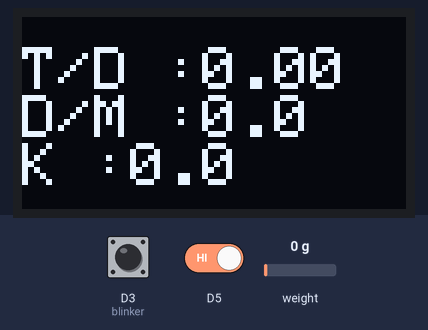
The sketch below on a simulated ESP8266 (NodeMCU). Shown: 128×64 one-colour display. The test bench sets the inputs (shaded band); at power-on: weight on the scale 0 g, D5 HIGH, D3 (blinker) HIGH. WiFi joins after 1.5 s; servers stay silent unless stated; what the sketch prints to the serial monitor is not drawn.

Above: at 4.7 s.
4.8 s: weight on the scale set to 2 g
At 6.1 s:
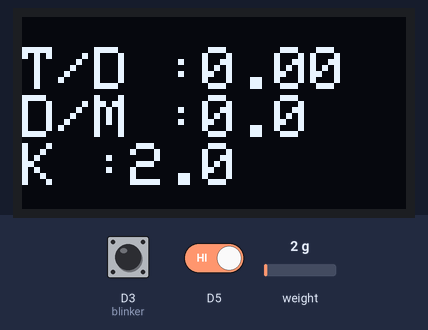
7.1 s: D5 driven LOW
At 8.7 s:
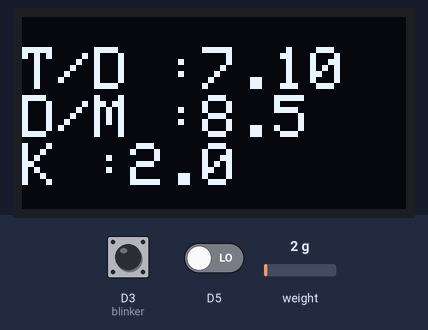
9.2 s: weight on the scale set to 100 g
At 10.1 s:
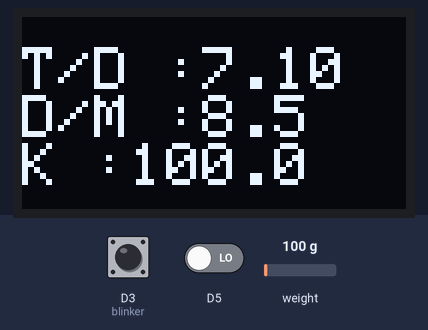
11.2 s: D3 (blinker) pulled LOW for 0.15 s
At 12.7 s:
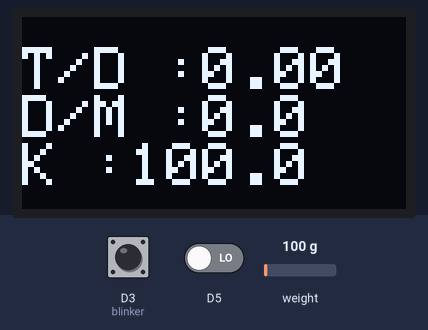
13.2 s: weight on the scale set to 1250 g
At 14.1 s:
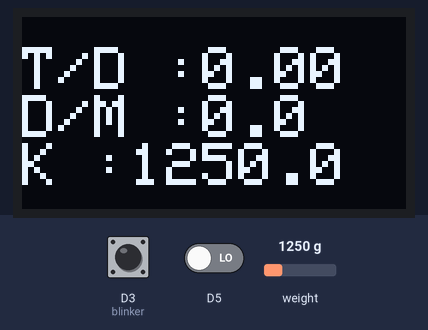
Timing chart, 0 to 16.2 s (numbered marks = the images above; inputs shaded):
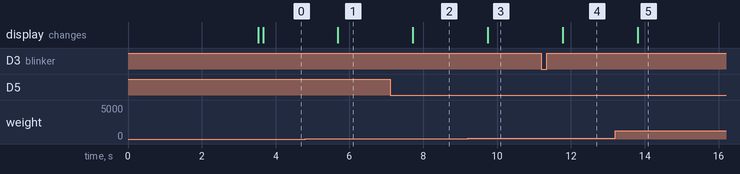

The sketch:

infus_basic.ino
```cpp
#include <ESP8266WiFi.h>
#include <ESP8266WiFi.h>
#include <Ticker.h>
#include "HX711.h"
#include <SPI.h>
#include <Wire.h>
#include <Adafruit_GFX.h>
#include <Adafruit_SSD1306.h>
#define SCREEN_WIDTH 128 // OLED display width, in pixels
#define SCREEN_HEIGHT 64 // OLED display height, in pixels
// Declaration for SSD1306 display connected using I2C
#define OLED_RESET     -1 // Reset pin # (or -1 if sharing Arduino reset pin)
#define SCREEN_ADDRESS 0x3C
Adafruit_SSD1306 display(SCREEN_WIDTH, SCREEN_HEIGHT, &Wire, OLED_RESET);
#define DOUT  D6
#define CLK  D7

Ticker blinker;

float tPerDrops;
float timeMillis;
unsigned long jumlahTetes = 0;
float oldtPerDrops;
float dropsPerMinutes;
float dropsPerSecond;
float kapasitas = 0;
String idAlat = "11111111";
String status = "";

HX711 scale(DOUT, CLK);
float calibration_factor = -238635;

void ICACHE_RAM_ATTR voidCounter ();


const char* ssid = "sync";
const char* password = "Asu123ok";

const char* host = "192.168.1.11";

void timerIsr() {
  blinker.detach();
  tPerDrops = timeMillis - oldtPerDrops;
  oldtPerDrops = timeMillis;
  if (tPerDrops > 100) {
    dropsPerMinutes = 1000 / tPerDrops * 60;
    dropsPerSecond = 60/dropsPerMinutes;
  }


    blinker.attach(0.1, timerIsr);
}

void voidCounter() {
  timeMillis = millis();

}

void setupProses() {
  attachInterrupt(digitalPinToInterrupt(14), voidCounter, FALLING);
  blinker.attach(0.1, timerIsr);
}

void setup()
{
  Serial.begin(115200);

  scale.set_scale();
  scale.tare(); //Reset the scale to 0
  long zero_factor = scale.read_average();

  Serial.println();
  pinMode(D3, INPUT_PULLUP);
  Serial.printf("Connecting to %s ", ssid);
  WiFi.begin(ssid, password);
  while (WiFi.status() != WL_CONNECTED)
  {
    delay(500);
    Serial.print(".");
  }
  Serial.println(" connected");
  setupProses();
   if(!display.begin(SSD1306_SWITCHCAPVCC, SCREEN_ADDRESS)) {
    Serial.println(F("SSD1306 allocation failed"));
    for(;;); // Don't proceed, loop forever
  }
}


void loop()
{
  int reset = digitalRead(D3);
  if(reset == 0){
    resetV();
  }
  else{
    berat();
    timer();
    Kirim();
  }


}

void resetV(){
  dropsPerSecond = 0;
  dropsPerMinutes = 0;

}


unsigned long oldTimer;
void timer() {

  unsigned long tTimer = millis();
  if (tTimer - oldTimer > 2000) {
    oldTimer = tTimer;
    display.clearDisplay();
    display.setTextSize(2);
    display.setTextColor(WHITE);
    display.setCursor(0,10);
    display.print("T/D :");
    display.println(dropsPerSecond);
    display.print("D/M :");
    display.println(dropsPerMinutes, 1);
    display.print("K :");
    display.println(kapasitas, 1);

    display.display();
  }
}

void berat(){
  scale.set_scale(calibration_factor);
  kapasitas = scale.get_units();
  kapasitas = kapasitas * 1000;

  if(kapasitas <= 0 ){
    kapasitas = 0;
  }
  if(kapasitas <= 100){
    status = "LOW";
  }
  else{
    status = "HIGH";
  }


}

unsigned long LTimer;
void Kirim(){
  WiFiClient client;
  unsigned long NTimer = millis();
  if (NTimer - LTimer >  60000){
    LTimer = NTimer;
    Serial.printf("\n[Connecting to %s ... ", host);
    if(dropsPerSecond > 0){
        if (client.connect(host, 8080))
        {
          Serial.println("connected]");
          String url = "/iot/public/sensor/"+idAlat+"/"+String(dropsPerMinutes)+"/"+String(kapasitas)+"/"+status;
          Serial.println("[Sending a request]");
          client.print(String("GET ") + url + " HTTP/1.1\r\n" +
                      "Host: " + host + "\r\n" +
                      "Connection: close\r\n" +
                      "\r\n"
                      );

          Serial.println("[Response:]");
          while (client.connected() || client.available())
          {
            if (client.available())
            {
              String line = client.readStringUntil('\n');
              Serial.println(line);
            }
          }
          client.stop();
          Serial.println("\n[Disconnected]");
        }
        else
        {
          Serial.println("connection failed!]");
          client.stop();
        }
    }
  }
}
```

Measured:
- the behaviour switches between 0 and 1 g on weight on the scale (found by bisection; images 0 and 1)
- after the input at 4.8 s, the display: changes after 0.89 s (image 1)
- after the input at 7.1 s, the display: changes after 0.62 s (image 2)
- after the input at 9.2 s, the display: changes after 0.55 s (image 3)
- after the input at 11.2 s, the display: changes after 0.58 s (image 4)
- after the input at 13.2 s, the display: changes after 0.61 s (image 5)
